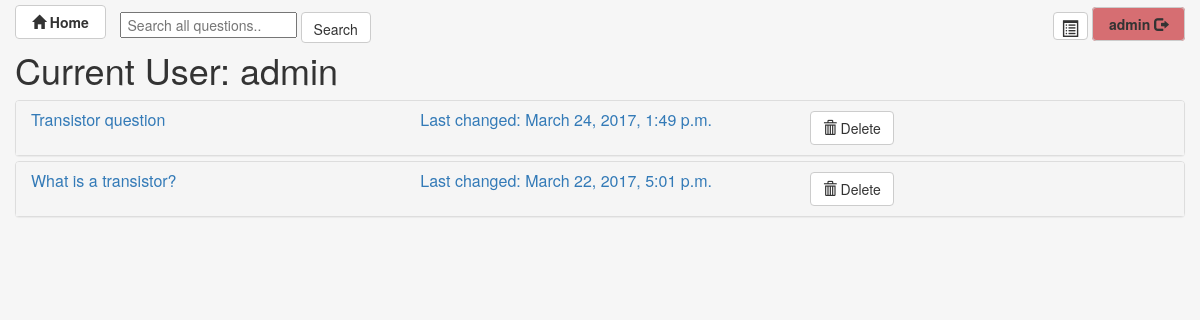
The page /forum/my_question (signed in) on the database as committed earlier.
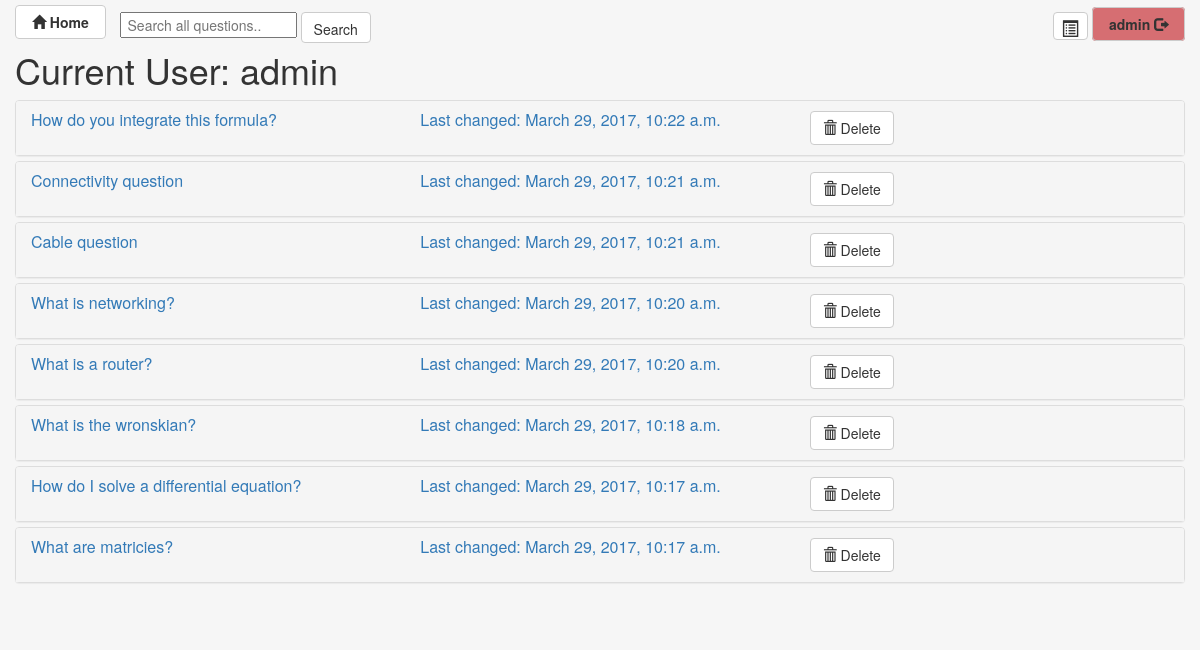
The same page on the database as committed later.
### forum/models.py (models this page shows, shortened)
class Question(VoteModel, models.Model):
    question_name = models.CharField(max_length=60)
    question_text = models.TextField()
    question_created = models.DateTimeField('Date created', auto_now_add=True)  # Automatically stores creation date
    question_updated = models.DateTimeField('Date updated', auto_now=True)  # Automatically updates on save
    question_topic = models.ForeignKey(Topic, related_name='questions')
    user = models.ForeignKey(User, editable=False)

### forum/views.py (the view)
class my_questionView(generic.ListView):
    template_name = 'forum/my_question.html'
    context_object_name = 'my_question_list'
    def get_queryset(self):
        return Question.objects.filter(user=self.request.user).order_by(
            '-question_created')  # returns questions asked by inlogged user
    def get_context_data(self, **kwargs):
        context = super(my_questionView, self).get_context_data(**kwargs)
        context.update({
            'answer_list': Answer.objects.order_by('answer_created'),
            'user_name': self.request.user
        })
        return context

### forum/templates/forum/my_question.html (shortened to what this page needs)
{% extends 'forum/base.html' %}
{% block container-fluid %}
    <h1>Current User: {{ user_name }}</h1>
    {% if my_question_list %}
        <div class="panel-group" id="accordion">
            {% for question in my_question_list %}
                <div class="panel panel-default">
                    <div class="panel-heading">
                        <h4 class="panel-title">
                            <a data-toggle="collapse" data-parent="#accordion" href="#collapse{{ forloop.counter }}">
                                <div class="row">
                                    <div class="col-md-4">{{ question.question_name }}</div>
                                    <div class="col-md-4">Last changed: {{ question.question_updated }}
                                    </div>
                                    <div class="col-md-4">
                                    <a class="btn btn-default"
                                       href="{% url "delete_question" question_id=question.id %}">
                                        <span class="glyphicon glyphicon-trash" aria-hidden="true"></span> Delete
                                    </a>
                                    </div>
                                    </div>
                            </a>
                        </h4>
                    </div>
                </div>
            {% endfor %}
        </div>
    {% else %}
        <p>No questions are available.</p>
    {% endif %}
    <br>
{% endblock %}

Rows that differ between the two databases and show on the page:
removed Question: question_name "Transistor question", question_updated "March 24, 2017, 1:49 p.m."
added Question: question_name "How do you integrate this formula?", question_updated "March 29, 2017, 10:22 a.m."
added Question: question_name "Connectivity question", question_updated "March 29, 2017, 10:21 a.m."
added Question: question_name "Cable question", question_updated "March 29, 2017, 10:21 a.m."
added Question: question_name "What is networking?", question_updated "March 29, 2017, 10:20 a.m."
changed Question: question_name "What is a transistor?" → "What is a router?"; question_updated "March 22, 2017, 5:01 p.m." → "March 29, 2017, 10:20 a.m."
added Question: question_name "What is the wronskian?", question_updated "March 29, 2017, 10:18 a.m."
added Question: question_name "How do I solve a differential equation?", question_updated "March 29, 2017, 10:17 a.m."
added Question: question_name "What are matricies?", question_updated "March 29, 2017, 10:17 a.m."
